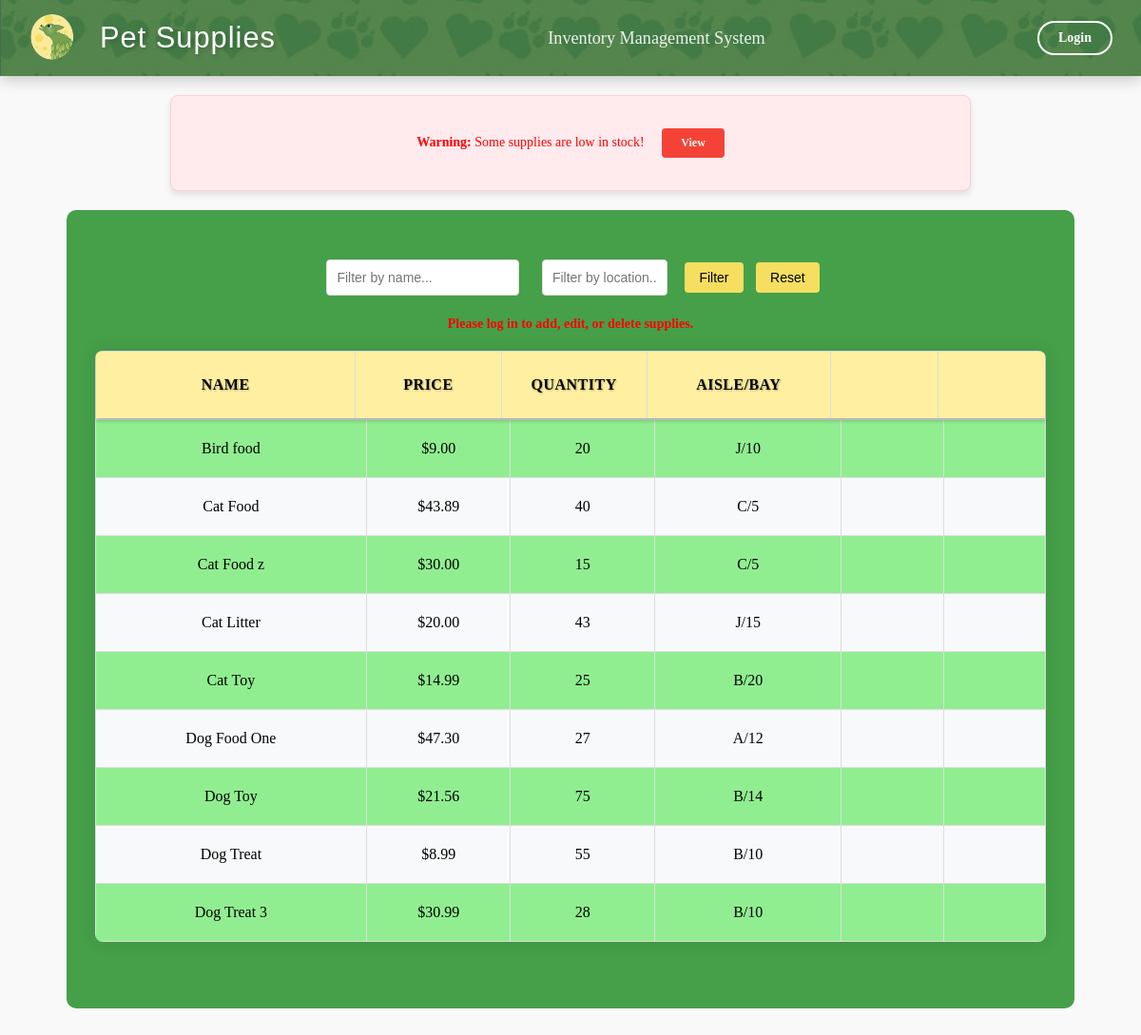
Screenshot of /?sort=name&order=asc with the database file from the repository.
### inventory/models.py (models this page shows, shortened)
class Supply(models.Model):
    name = models.CharField(max_length=255, primary_key=True)
    price = models.FloatField()
    quantity = models.IntegerField()
    location = models.CharField(max_length=255)
    reorder_point = models.PositiveIntegerField(default=5)
    deleted = models.BooleanField(default=False)

### inventory/views.py (the view, shortened to what this page needs)
# urls.py: path('', views.index, name='index'),
def index(request):
    location_query = request.GET.get('location', '')
    name_query = request.GET.get('name', '')
    low_stock = request.GET.get('low_stock', False)
    sort_by = request.GET.get('sort', 'location')
    order = request.GET.get('order', 'asc')
    if order == 'desc':
        sort_by = '-' + sort_by
    supplies = Supply.objects.all()
    if low_stock:
        supplies = supplies.filter(quantity__lt=6)
    if location_query:
        supplies = supplies.filter(location__icontains=location_query)
    if name_query:
        supplies = supplies.filter(name__icontains=name_query)
    supplies = supplies.order_by(sort_by)
    low_stock_items = Supply.objects.filter(quantity__lte=models.F('reorder_point'))
    low_stock_items_exist = low_stock_items.exists()
    if 'added_supplies' in request.session:
        del request.session['added_supplies']
    context = {
        'supplies': supplies,
        'low_stock_items': low_stock_items,
        'location_query': location_query,
        'name_query': name_query,
        'low_stock_items_exist': low_stock_items_exist,
        'sort_by': sort_by,
        'order': order,
    }
    return render(request, 'inventory/index.html', context)

### inventory/templates/inventory/index.html (shortened to what this page needs)
{% extends 'inventory/base.html' %}
{% block content %}
{% if low_stock_items %}
    <div class="warning">
        <p style="color: red;"><strong>Warning:</strong> Some supplies are low in stock!
        <a href="{% url 'index' %}?low_stock=true" class="filter-button">View</a></p>
    </div>
{% else %}
    <div class="status-message success">
        <p style="color: green;">All supplies are adequately stocked.</p>
    </div>
{% endif %}
<center>
    <div class="conmain">
        <div class="filter">
            <form method="get" style="margin-bottom: 1rem;">
                <input type="text" name="name" placeholder="Filter by name..." value="{{ name_query }}">
                <input type="text" name="location" placeholder="Filter by location..." value="{{ location_query }}" style="width: 110px;">
                <button type="submit">Filter</button>
                <a href="{% url 'index' %}"><button type="button">Reset</button></a>
            </form>
        </div>
        <center>{% if user.is_authenticated %}
            <a href="{% url 'add_supply' %}">
                <p></p>
            </a>
            {% else %}
            <div style="color: red;">
                <strong>Please log in to add, edit, or delete supplies.</strong>
            </div>
            {% endif %}</center>
            <div class="table-container">
                <div class="table-header">
                    <table border="1" class="data_tab">
                        <thead>
                            <tr>
                                <th class="name_head">
                                    <a href="?sort=name&order={% if sort_by == 'name' and order == 'asc' %}desc{% else %}asc{% endif %}">Name</a>
                                </th>
                                <th class="Price_head">
                                    <a href="?sort=price&order={% if sort_by == 'price' and order == 'asc' %}desc{% else %}asc{% endif %}">Price</a>
                                </th>
                                <th class="Quan_head">
                                    <a href="?sort=quantity&order={% if sort_by == 'quantity' and order == 'asc' %}desc{% else %}asc{% endif %}">Quantity</a>
                                </th>
                                <th class="loc_head">
                                    <a href="?sort=location&order={% if sort_by == 'location' and order == 'asc' %}desc{% else %}asc{% endif %}">Aisle/Bay</a>
                                </th>
                                <th class="edit_head"></th>
                                <th class="del_head">
                                </th>
                            </tr>
                        </thead>
                    </table>
                </div>
                <div class="table-body">
                    <table border="1" class="data_tab">
                        <tbody>
                            {% for supply in supplies %}
                            <tr {% if supply.quantity < 6 %}style="background-color: #ffcccc;"{% endif %}>
                                <td class="name_row">{{ supply.name }}</td>
                                <td class="Price_row" onclick="editField(this, 'price', '{{ supply.name }}')">
                                    <span class="display">${{ supply.price|floatformat:2 }}</span>
                                </td>
                                <td class="Quan_row" onclick="editField(this, 'quantity', '{{ supply.name }}')">
                                    <span class="display">{{ supply.quantity }}</span>
                                </td>
                                <td class="loc_row" onclick="editField(this, 'location', '{{ supply.name }}')">
                                    <span class="display">{{ supply.location }}</span>
                                </td>
                                <td class='edit_button'>
                                </td>
                                <td class='Del_button'>
                                </td>
                            </tr>
                            {% empty %}
                            <tr>
                                <td colspan="6">No supplies available.</td>
                            </tr>
                            {% endfor %}
                        </tbody>
                    </table>
                </div>
            </div>
    </div>
{% endblock %}

### inventory/static/css/styles.css (style rules this page uses)
body { font-family: 'Georgia', serif; font-size: 14px; margin-top: 100px; background-color: #f9f9f9; }
.table-container { max-height: 600px; width: 100%; margin: 20px auto; border: none; box-shadow: 0 0 20px rgba(0, 0, 0, 0.1); border-radius: 8px; overflow: hidden; position: relative; }
.table-header { color:black; position: sticky; width: 100%; top: 0; z-index: 10; }
.table-body { width: 100%; max-height: 550px; overflow-y: auto; }
.data_tab { width: 100%; border-collapse: collapse; margin: 0; font-size: 16px; }
.data_tab th, .data_tab td { text-align: center; padding: 8px 12px; border: 1px solid #ddd; overflow: hidden; text-overflow: ellipsis; white-space: nowrap; height: 40px; line-height: 1.2; }
.data_tab th { color: black; font-weight: bold; font-size: 16px; padding: 8px 12px; height: 40px; }
.name_head, .name_row { width: 30%; }
.Price_head, .Price_row { width: 15%; }
.Quan_head, .Quan_row { width: 15%; }
.loc_head, .loc_row { width: 20%; }
.edit_head, .edit_button { width: 10%; }
.del_head, .Del_button { width: 10%; }
.data_tab tr { height: 40px; }
.data_tab thead { position: sticky; top: 0; z-index: 10; box-shadow: 0 2px 4px rgba(0,0,0,0.2); }
.data_tab thead tr { height: 50px; }
.data_tab thead th { padding: 15px 20px; font-size: 16px; font-weight: bold; text-transform: uppercase; letter-spacing: 0.5px; color: black; text-align: center; white-space: nowrap; text-shadow: 1px 1px 2px rgba(0,0,0,0.3); line-height: 1.2; vertical-align: middle; display: table-cell; }
.data_tab thead .name_head { text-align: center; width: 30%; }
.data_tab thead .Price_head { text-align: center; width: 15%; }
.data_tab thead .Quan_head { text-align: center; width: 15%; }
.data_tab thead .loc_head { text-align: center; width: 20%; }
.data_tab thead .edit_head, .data_tab thead .del_head { text-align: center; width: 10%; min-width: 120px; }
.filter { width: 90%; margin: 20px auto; text-align: center; }
.filter input { padding: 10px; margin: 0 10px; border: 1px solid #ddd; border-radius: 4px; font-size: 14px; }
.warning { width: 90%; margin: 10px auto; padding: 8px; background-color: #ffebee; border: 1px solid #ffcdd2; border-radius: 4px; text-align: center; }
.warning .filter-button { display: inline-block; margin-left: 8px; padding: 4px 8px; background-color: #f44336; color: white; text-decoration: none; border-radius: 3px; font-size: 12px; }
button { padding: 8px 15px; margin: 5px; border-radius: 4px; border: none; background-color: #4CAF50; color: white; cursor: pointer; font-size: 14px; transition: background-color 0.3s; }
.data_tab tr:nth-child(even) { background-color: #f8f9fa; }
.data_tab tr:nth-child(odd) { background-color: lightgreen; }
.table-container { max-height: 600px; width: 90%; margin: 20px auto; border: none; box-shadow: 0 0 20px rgba(0, 0, 0, 0.1); border-radius: 8px; overflow: hidden; position: relative; }
.data_tab th { color: white; font-weight: bold; font-size: 16px; padding: 8px 12px; height: 40px; }
.data_tab { width: 100%; border-collapse: collapse; table-layout: auto; }
.data_tab th, .data_tab td { text-align: center; padding: 0; border: 1px solid #ddd; overflow: hidden; text-overflow: ellipsis; white-space: nowrap; height: 40px; line-height: 1.2; }
.data_tab th { padding: 0; font-size: 16px; font-weight: bold; text-transform: uppercase; letter-spacing: 0.5px; color:black; line-height: 40px; text-align: center; text-shadow: 1px 1px 2px rgba(0, 0, 0, 0.3); background-color: #ffefa1; }
.data_tab thead { background-color: #ffefa1; position: sticky; top: 0; z-index: 10; box-shadow: 0 2px 4px rgba(0,0,0,0.2); }
.data_tab thead tr { height: 40px; }
.data_tab td { border: 1px solid #ddd; padding: 10px; text-align: center; white-space: nowrap; }
.data_tab th { padding: 0; font-size: 16px; font-weight: bold; text-transform: uppercase; letter-spacing: 0.5px; color: #FFFFFF; border-bottom: 2px solid #1B5E20; line-height: 40px; text-align: center; text-shadow: 1px 1px 2px rgba(0, 0, 0, 0.3); background-color: #ffefa1; }
.data_tab thead .Price_head { text-align: center; width: 15%; background-color: #ffefa1; }
.warning { margin: 100px auto 20px; padding: 20px; border-radius: 8px; text-align: center; width: 90%; max-width: 800px; box-shadow: 0 4px 6px rgba(0,0,0,0.1); animation: fadeIn 0.5s ease-in-out; }
.warning .filter-button { display: inline-block; margin-left: 15px; padding: 8px 20px; color: white; text-decoration: none; border-radius: 4px; font-weight: bold; transition: all 0.3s ease; }

### rows the page displays
Supply: name "Bird food", price "9.00", quantity "20", location "J/10"
Supply: name "Cat Food", price "43.89", quantity "40", location "C/5"
Supply: name "Cat Food z", price "30.00", quantity "15", location "C/5"
Supply: name "Cat Litter", price "20.00", quantity "43", location "J/15"
Supply: name "Cat Toy", price "14.99", quantity "25", location "B/20"
Supply: name "Dog Food One", price "47.30", quantity "27", location "A/12"
Supply: name "Dog Toy", price "21.56", quantity "75", location "B/14"
Supply: name "Dog Treat", price "8.99", quantity "55", location "B/10"
Supply: name "Dog Treat 3", price "30.99", quantity "28", location "B/10"
